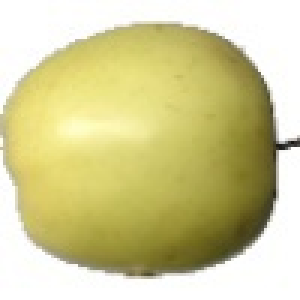
#> input picture data/Test/Apple/AppGolden2r_38_1002.jpg, 100 x 100 px, given in place of 0_100.jpg, which was not available (shown 3 times larger)
$ jupyter execute --allow-errors plot_classifier_comparison.ipynb   (shell and % lines are left out)   (text cells are left out)
#> lines starting #> are read from the running program, lines starting #| are printed output that depends on the picture; pictures that were not available may be replaced by others from this repository, and a replacement may not be noted
[cell 1]
# %load image_loader.py
from skimage.io import imread, imshow
from skimage.color import rgb2gray
from skimage.transform import resize
import os

def open_images(path):
#> called with path = '../data/Train/Salak/0_100.jpg'
    train_images = imread(path)
#> train_images is the input picture: shape (100, 100, 3); mean R, G, B 210.2, 204.9, 150.7
    gray_image = rgb2gray(train_images) #for making image gray scale
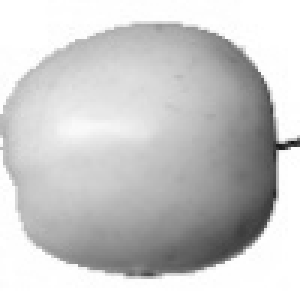
#> gray_image: shape (100, 100) float64 (shown 3 times larger); min 0.0795, max 1, mean 0.793
    # color_size = resize(train_images, (50, 50))
    gray_size = resize(gray_image, (32, 32))
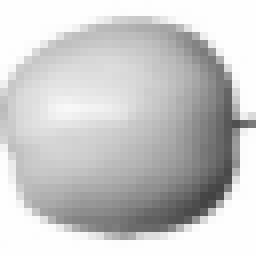
#> gray_size: shape (32, 32) float64 (shown 8 times larger); min 0.266, max 1, mean 0.792
    gray_ravel = gray_size.ravel()
#> gray_ravel = 1024 values, max 1 at index 66, min 0.266 at index 794, mean 0.792

    return gray_ravel

# get_file_names and get_jpgs was part of my EDA
def get_file_names(dir_name):
    # create a list of file and sub directories
    # names in the given directory
    list_of_file = os.listdir(dir_name)
    all_files = []
    # Iterate over all the entries
    for entry in list_of_file:
        # Create full path
        full_path = os.path.join(dir_name, entry)
        # If entry is a directory then get the list of files in this directory
        if os.path.isdir(full_path):
            all_files = all_files + get_file_names(full_path)
        else:
            all_files.append(full_path)
    return all_files

def get_jpgs(t_set):
    images_array = []
    for path in t_set:
        if path[-3:] == 'jpg':
            images_array.append(open_images(path))
    return images_array


if __name__ == '__main__':
    ## functions currently have grayscale active. see gray_image variable
    training_img = open_images('../data/Train/Salak/0_100.jpg')
#> training_img has the same summary as gray_ravel in open_images
    # print(training_img, '\n')
    testing_img = open_images('../data/Test/Mango/0_100.jpg')
#> call 2 of open_images, with path = '../data/Test/Mango/0_100.jpg'
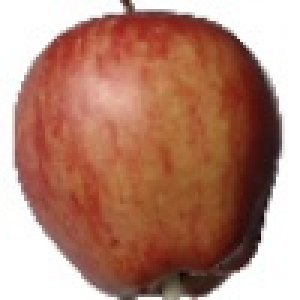
#> input picture data/Test/Apple/AppRed17_1001.jpg, 100 x 100 px, given in place of 0_100.jpg, which was not available (shown 3 times larger)
#> in open_images, train_images is the input picture: shape (100, 100, 3); mean R, G, B 180, 133.8, 116.9
#> in open_images (call 2), `gray_image = rgb2gray(train_images)`:
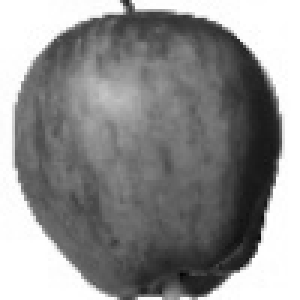
#> gray_image: shape (100, 100) float64 (shown 3 times larger); min 0.0167, max 1, mean 0.559
#> in open_images (call 2), `gray_size = resize(gray_image, (32, 32))`:
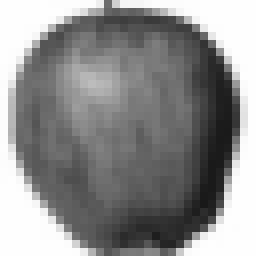
#> gray_size: shape (32, 32) float64 (shown 8 times larger); min 0.0989, max 1, mean 0.558
#> in open_images (call 2), `gray_ravel = gray_size.ravel()`: gray_ravel = 1024 values, max 1 at index 930, min 0.0989 at index 825, mean 0.558
#> testing_img has the same summary as gray_ravel in open_images
    # [9 lines of commented-out code are left out]
